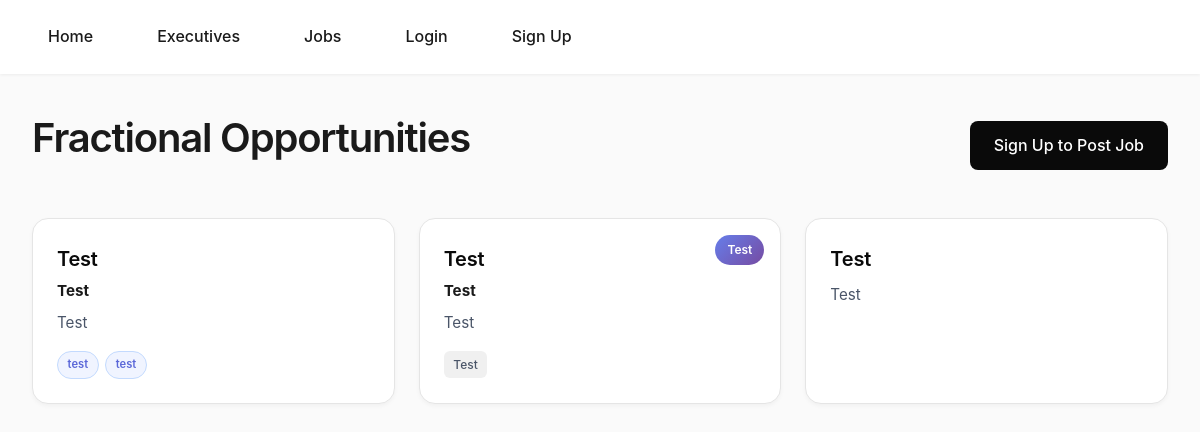
The app's page /jobs/, older data.
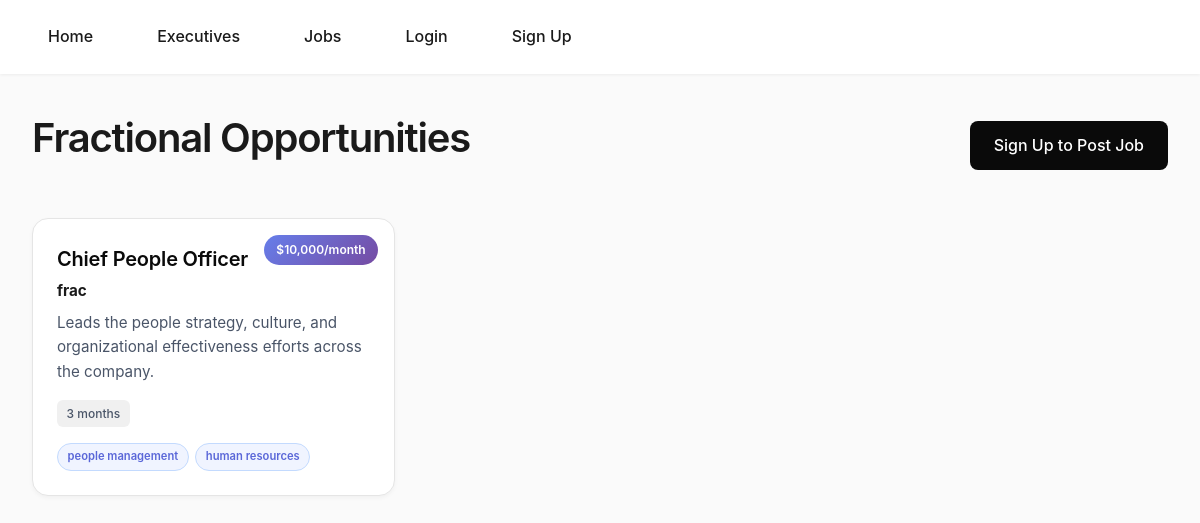
The same page, newer data.
### classifieds/models.py (models this page shows, shortened)
class Job(models.Model):
    title = models.CharField(max_length=160)
    company = models.CharField(max_length=160)
    description = models.TextField()
    duration_text = models.CharField(max_length=120, blank=True)
    budget_text = models.CharField(max_length=120, blank=True)
    contact_email = models.EmailField()
    created_at = models.DateTimeField(auto_now_add=True)
    is_active = models.BooleanField(default=True)
    owner = models.ForeignKey(
        settings.AUTH_USER_MODEL,
        null=True,
        blank=True,
        on_delete=models.SET_NULL,
        related_name="jobs"
    )
    required_skills_tags = models.CharField(
        max_length=500,
        blank=True,
        help_text="Comma-separated tags (e.g., python, startup, remote)"
    )
    def get_tags_list(self):
        if not self.required_skills_tags:
            return []
        return [tag.strip().lower() for tag in self.required_skills_tags.split(",") if tag.strip()]

### classifieds/views.py (the view)
# urls.py: path("", views.job_list, name="job_list"),                  # /jobs/
def job_list(request):
    jobs = Job.objects.order_by("-created_at")
    return render(request, "classifieds/job_list.html", {"jobs": jobs})

### classifieds/templates/classifieds/job_list.html (shortened to what this page needs)
{% load static %}
<!DOCTYPE html>
<html>
<head>
    <link rel="stylesheet" href="{% static 'frac-app.css' %}">
</head>
<body>
    <nav>
        <div class="container">
            <a href="{% url 'home' %}">Home</a>
            <a href="{% url 'exec_list' %}">Executives</a>
            <a href="{% url 'job_list' %}">Jobs</a>
            {% if user.is_authenticated %}
                <a href="{% url 'dashboard' %}">Dashboard</a>
                <a href="{% url 'logout' %}">Logout</a>
            {% else %}
                <a href="{% url 'login' %}">Login</a>
                <a href="{% url 'signup' %}">Sign Up</a>
            {% endif %}
        </div>
    </nav>
    <div class="container">
        <div style="display: flex; justify-content: space-between; align-items: center; margin-bottom: 2rem;">
            <h1>Fractional Opportunities</h1>
            {% if user.is_authenticated %}
                <a href="{% url 'post_job' %}" class="btn">Post an Opportunity</a>
            {% else %}
                <a href="{% url 'signup' %}" class="btn">Sign Up to Post Job</a>
            {% endif %}
        </div>
        {% if jobs %}
            <div class="card-grid">
                {% for job in jobs %}
                    <div class="card card-clickable" onclick="window.location='{% url 'job_detail' job.pk %}'">
                        {% if job.budget_text %}
                            <span class="card-rate">{{ job.budget_text }}</span>
                        {% endif %}
                        <h2>{{ job.title }}</h2>
                        <p><strong>{{ job.company }}</strong></p>
                        {% if job.description %}
                            <p>{{ job.description|slice:":120" }}{% if job.description|length > 120 %}...{% endif %}</p>
                        {% endif %}
                        {% if job.duration_text %}
                            <span class="card-label">{{ job.duration_text }}</span>
                        {% endif %}
                        {% with tags=job.get_tags_list %}
                            {% if tags %}
                                <div class="tags-container">
                                    {% for tag in tags %}
                                        <span class="tag-badge">{{ tag }}</span>
                                    {% endfor %}
                                </div>
                            {% endif %}
                        {% endwith %}
                    </div>
                {% endfor %}
            </div>
        {% else %}
            <p>No job postings yet. Be the first!</p>
        {% endif %}
    </div>
</body>
</html>

Row changes from the older to the newer data that the page shows:
removed Job: title "Test", company "Test", description "Test", tags "test" "test"
removed Job: budget_text "Test", title "Test", company "Test", description "Test", duration_text "Test"
removed Job: title "Test", description "Test"
added Job: budget_text "$10,000/month", title "Chief People Officer", company "frac", description "Leads the people strategy, culture, and organizational effectiveness efforts across the company.", duration_text "3 months", tags "people management" "human resources"
